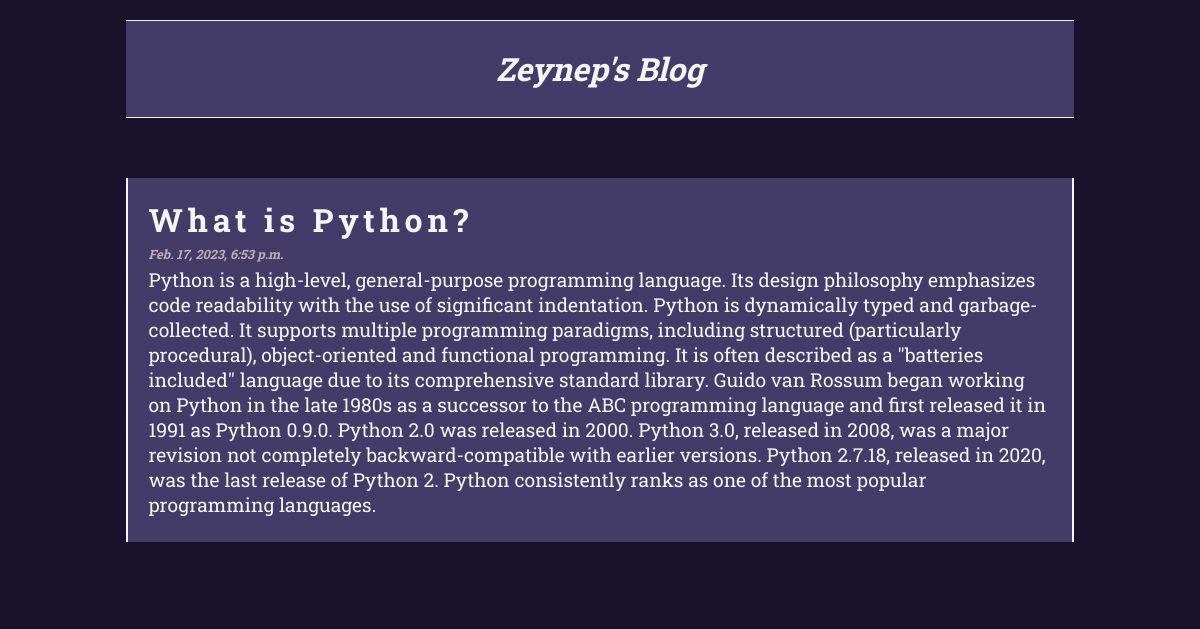
Screenshot of /post/2 with the database file from the repository.
### posts/models.py (models this page shows)
class Post(models.Model):
    title = models.CharField(max_length=200)
    body = models.CharField(max_length=1000000)
    time = models.DateTimeField(default=datetime.now, blank=True)

### posts/views.py (the view)
def post(request, pk):
    post = Post.objects.get(id=pk)
    return render(request, 'post.html', {'post': post})

### templates/post.html (shortened to what this page needs)
<!DOCTYPE html>
<html>
<head>
</head>
<body>
    <div class="header">
        <h1>Zeynep's Blog</h1>
    </div>
    <div class="row">
        <div class="card">
            <h2>{{post.title}}</h2>
            <h6>{{post.time}}</h6>
            <p>{{post.body}}</p>
        </div>
    </div>
</body>
</html>

### templates/post.html (style rules this page uses)
* { box-sizing: border-box; }
body { font-family: 'Roboto Slab', serif; background-color: #18122B; }
.header { text-align: center; margin: 20px auto; padding-top: 5px; padding-bottom: 5px; border-bottom: 1px solid whitesmoke; border-top: 1px solid whitesmoke; width: 80%; background-color: #443C68; }
h1 { color: whitesmoke; font-style: italic; }
.row { width: 80%; margin-top: 60px; margin-left: auto; margin-right: auto; }
.row:after { content: ""; display: table; clear: both; }
.card { margin-top: 0; margin-bottom: 60px; border-left: 2px solid whitesmoke; border-right: 2px solid whitesmoke; background-color: #443C68; padding: 20px; }
h2, h6, p { margin: 0; color: whitesmoke; }
h2 { letter-spacing: 0.3rem; font-size: 2rem; margin-bottom: 5px; }
h6 { font-style: italic; font-size: 0.8rem; margin-bottom: 5px; color: rgb(189, 177, 177); }
p { font-size: 1.2rem; margin-bottom: 5px; }

### rows the page displays
Post: title "What is Python?", time "Feb. 17, 2023, 6:53 p.m.", body "Python is a high-level, general-purpose programming language. Its design philosophy emphasizes code readability with the use of significant indentation. Python is dynamically typed and garbage-collected. It supports multiple programming paradigms, including structured (particularly procedural), object-oriented and functional programming. It is often described as a \"batteries included\" language due to its comprehensive standard library. Guido van Rossum began working on Python in the late 1980s as a successor to the ABC programming language and first released it in 1991 as Python 0.9.0. Python 2.0 was released in 2000. Python 3.0, released in 2008, was a major revision not completely…"
